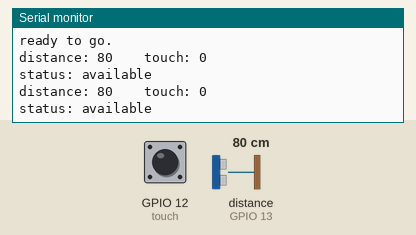
This sketch was run on a simulated ESP8266 (Wemos D1 mini). Shown: the last lines printed to the serial monitor. Wiring (inferred from the names in the program): ultrasonic range finder: trigger GPIO 15; echo GPIO 13. The test bench sets the inputs (shaded band); at power-on: distance to the obstacle (sensor on GPIO 13) 80 cm, GPIO 12 (touch) LOW. The echo pulse lasts 58.3 µs per cm; WiFi joins after 1.5 s; servers stay silent unless stated; uploads are accepted with an empty reply.

Above: at 2.7 s.
2.8 s: distance to the obstacle (sensor on GPIO 13) set to 2 cm
At 4.5 s:
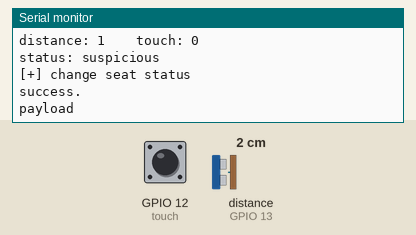
5.0 s: GPIO 12 (touch) pulled HIGH for 1.2 s
At 5.87 s:
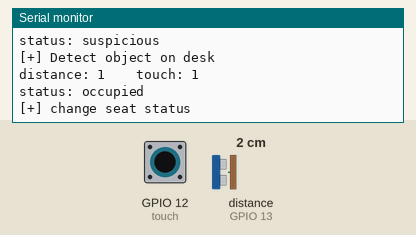
7.7 s: distance to the obstacle (sensor on GPIO 13) set to 60 cm
At 8.9 s:
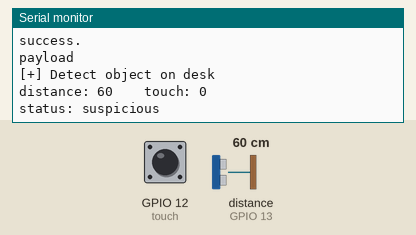
11.8 s: GPIO 12 (touch) pulled HIGH for 1.2 s
At 12.5 s:
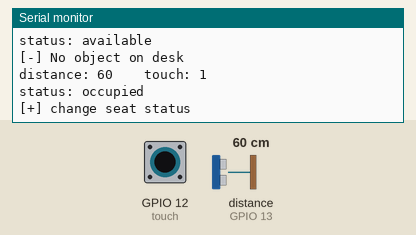
Timing chart, 0 to 14.8 s (numbered marks = the images above; inputs shaded):
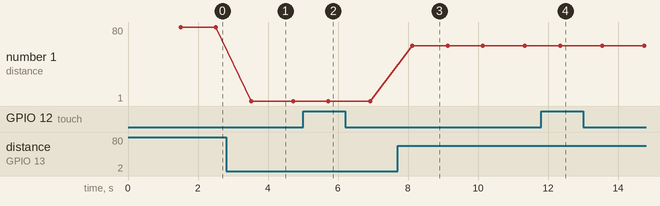

Measured:
- after the input at 2.8 s, the serial monitor: prints a new line after 0.71 s (image 1)
- after the input at 5.0 s, the serial monitor: prints a new line after 0.72 s (image 2)
- after the input at 7.7 s, the serial monitor: prints a new line after 0.43 s (image 3)
- after the input at 11.8 s, the serial monitor: prints a new line after 0.55 s (image 4)
- plotted number 1: 80 → 1 after the input at 2.8 s, 1 → 60 after the input at 7.7 s

The sketch:

main.ino
```cpp
// ===================== variables =====================
// Seat Id
int seatId = 0;

// Serial port
int baud = 115200;

// pinMap (for wemos)
const int trigger = 15;  //D8
const int echo = 13;    //D7
const int touch = 12;   //D6

// variables for ultrasonic
int prevDistance = 1;
int outOfRangeCount = 0;
int maxOutOfRange = 2;
int inRangeCount = 0;
int maxInRange = 2;
int objectRange = 50;

// sensor state
int objectOnDesk = 0;
int objectOnSeat = 0;
String prevState = "available";

const String seatAvailable = "available";
const String seatOccupied = "occupied";
const String seatSuspicious = "suspicious";

// count for the status duration
int counter = 0;

// ===================== utils  =====================

void printState(long distance, int touchState, String currState) {
  String content = "distance: ";
  content += distance;
  content += "    ";
  content += "touch: ";
  content += touchState;
  content += "\n";
  content += "status: ";
  content += currState;
  content += "\n";
  Serial.print(content);
}

String verifyCurrState() {
  String currState;
  if (objectOnDesk && objectOnSeat) {
    currState = seatOccupied;
  } else if (!objectOnDesk && objectOnSeat) {
    currState = seatOccupied;
  } else if (objectOnDesk && !objectOnSeat) {
    currState = seatSuspicious;
  } else {
    currState = seatAvailable;
  }
  return currState;
}

bool outOfRange(long distance) {
  if (distance >= objectRange) {
    if (prevDistance >= objectRange) {
      return true;
    }
  }
  return false;
}

void resetRangeCounts() {
  outOfRangeCount = 0;
  inRangeCount = 0;
}

long verifyDistance(long distance) {

  // out of range: no things detected
  if (outOfRange(distance)) {
    outOfRangeCount ++;
    if (outOfRangeCount >= maxOutOfRange) {
      Serial.println("[-] No object on desk");
      objectOnDesk = 0;
      resetRangeCounts();
    }
  }
  // in range: detect object
  else {
    inRangeCount ++;
    if (inRangeCount >= maxInRange) {
      Serial.println("[+] Detect object on desk");
      objectOnDesk = 1;
      resetRangeCounts();
    }
  }
  prevDistance = distance;
  return objectOnDesk;
}

// ===================== start =====================
void setup() {
  Serial.begin(baud);
  setUpSonic();
  setupWifi();
  setupTouch();
  Serial.println("ready to go.");
}

void loop() {
  // ultrasonic
  long distance = getDistance();
  objectOnDesk = verifyDistance(distance);

  // touch
  int touchState = getTouchState();
  objectOnSeat = touchState;


  // change status
  String currState = verifyCurrState();

  //print status
  printState(distance, touchState, currState);

  // http
  if (currState != prevState) {
    Serial.println("[+] change seat status");
    changeSeatState(seatId, currState);
    prevState = currState;
  }

  delay(1000);
  counter += 1;

  if (counter >= 60) {
    Serial.println("[+] 1min reached. The current duration extends.");
    oneMinDuration(seatId, counter); // tell server this seat's state has kept for 1 minute
    counter = 0;
  }
}
```

touch.ino
```cpp
void setupTouch() {
  pinMode(touch, INPUT);
}

int getTouchState() {
  int state = digitalRead(touch);
  return state;
}
```

ultrasonic.ino
```cpp
void setUpSonic() {
  pinMode(trigger, OUTPUT);
  pinMode(echo, INPUT);
}

void sendPulse() {
  digitalWrite(trigger, LOW);
  delayMicroseconds(2);
  digitalWrite(trigger, HIGH);
  delayMicroseconds(10);
  digitalWrite(trigger, LOW);
}


long getDistance() {
  sendPulse();
  long duration = pulseIn(echo, HIGH);
  long distance = (duration / 2) / 29.1;
  return distance;
}
```

wifi.ino
```cpp
#include <ESP8266WiFi.h>          // wifi connection
#include <ESP8266HTTPClient.h>    // http request
#include <WiFiClient.h>           // client for http

String serverName = "https://seatmonitor.azurewebsites.net";
String devServer =  "https://iot-test-server.herokuapp.com/request";
WiFiClientSecure client;
HTTPClient http;

void setupWifi() {
  const char ssid [] = "chris";
  const char password[] = "12345678";
  String server = "";
  WiFi.begin(ssid, password);
  Serial.println("connect to wifi");

  while (WiFi.status() != WL_CONNECTED) {
    delay(500);
    Serial.print(".");
  }
  Serial.println("wifi connected.");
}

// http query backbone
void httpPost(String url, String body) {
  client.setInsecure();

  if (WiFi.status() == WL_CONNECTED) {
    http.begin(client, url);
    http.addHeader("Content-Type", "application/x-www-form-urlencoded");
    int httpResponseCode = http.POST(body);

    if (httpResponseCode > 0) {
      Serial.println("success.");
      Serial.print("payload");
      Serial.print(http.getString());
      Serial.print("\n");
    } else {
      Serial.println("fail");
      Serial.print("Error Code: ");
      Serial.print(httpResponseCode);
      Serial.print("\n");
    }
    http.end();
  } else {
    Serial.println("WiFi disconnected.");
  }
}


void changeSeatState(int seatId, String seatStatus) {
  String query = "?seatId=";
  query += seatId;
  query += "&status=";
  query += seatStatus;

  String url = serverName;
  url += "/seats";
  url += query;
  httpPost(url, "");
}

void oneMinDuration(int seatId, int duration) {
  //   send post to server
  String query = "?seatId=";
  Serial.println(seatId);
  query += seatId;
//  query +=  "&";
//  query += "duration=" ;
//  query += duration;

  String url = serverName;
  url += "/seats";
  url += "/duration";
  url += query;

  String body = ""; // JSON
  httpPost(url, body);
}
```
